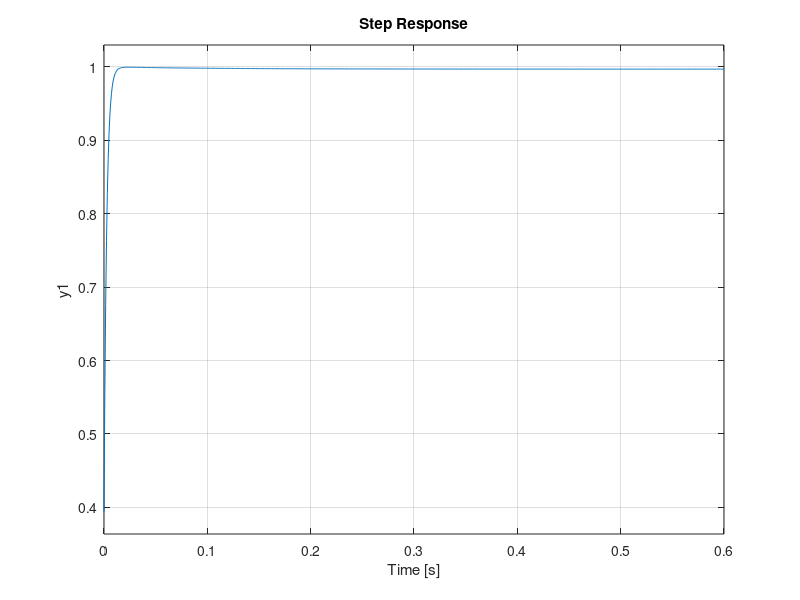

This chart was generated by the following MATLAB code:
clc; clearvars;
pkg load control;

kp = 6500;
ki = 0.65;
kd = 650;
num = [ki kd kp];
den = [(1 + ki) (10+kd) (20+kp)];

step(tf(num, den));
grid on;
